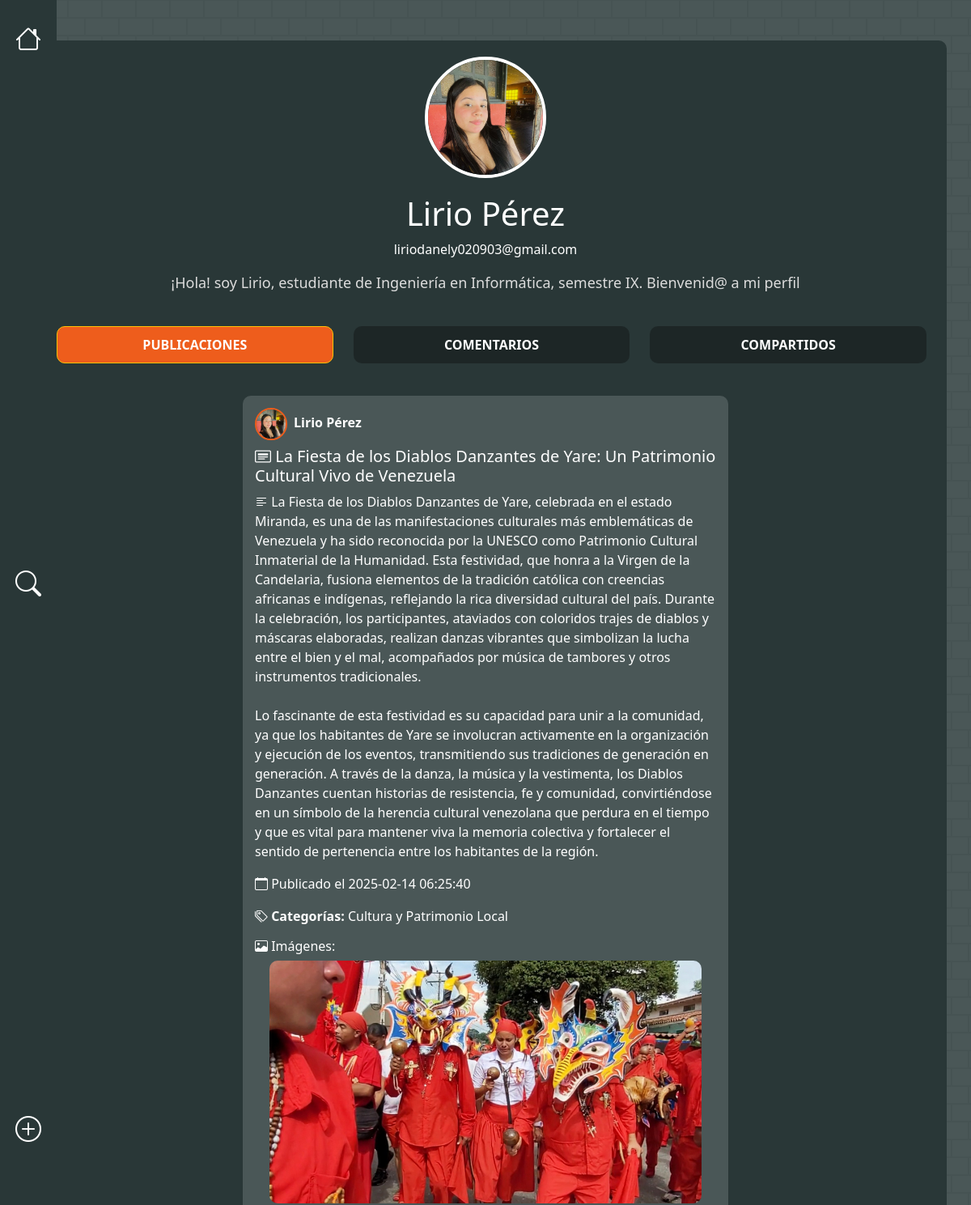
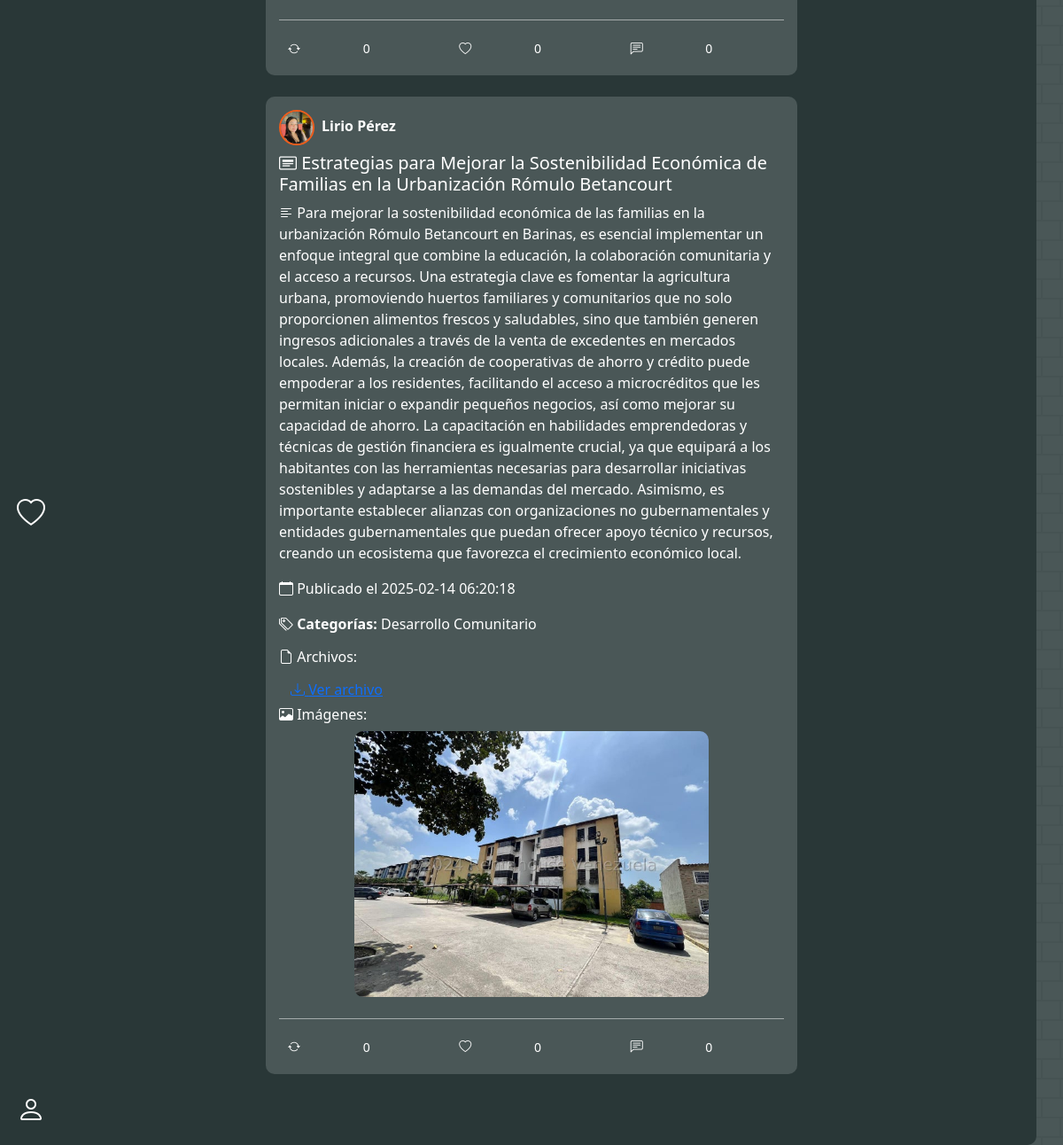
/pages/usuarios_perfil.php?usuario_id=2 (signed in), run on the app's committed database (2 pictures, top to bottom).
### tables this page shows
CREATE TABLE `usuarios` (
  `id` int(11) NOT NULL,
  `nombre` varchar(100) NOT NULL,
  `apellido` varchar(100) NOT NULL,
  `carrera` varchar(100) NOT NULL,
  `semestre` varchar(10) NOT NULL,
  `foto_perfil` varchar(255) DEFAULT NULL,
  `email` varchar(100) NOT NULL,
  `contrasena` varchar(255) NOT NULL,
  `codigo_recuperacion` varchar(255) DEFAULT NULL,
  `fecha_expiracion_codigo` datetime DEFAULT NULL,
  `fecha_registro` timestamp NOT NULL DEFAULT current_timestamp()
);

CREATE TABLE `proyectos` (
  `id` int(11) NOT NULL,
  `usuario_id` int(11) NOT NULL,
  `titulo` varchar(255) NOT NULL,
  `descripcion` text NOT NULL,
  `fecha_publicacion` timestamp NOT NULL DEFAULT current_timestamp()
);

### models/post_user_perfil.php (the view, shortened to what this page needs)
<link rel="stylesheet" href="../public/css/post_users.css">
<?php
    include('../includes/config/database.php');
    $usuario_id = intval($_GET['usuario_id']);
    $query = "SELECT p.id, p.titulo, p.descripcion, p.fecha_publicacion, u.nombre, u.apellido, u.foto_perfil,
                        GROUP_CONCAT(DISTINCT a.archivo_url) AS archivos,
                        GROUP_CONCAT(DISTINCT i.imagen_url) AS imagenes,
                        AVG(v.valoracion) AS valoracion_promedio,
                        GROUP_CONCAT(DISTINCT c.nombre) AS categorias,
                        (SELECT COUNT(*) FROM retweets r WHERE r.proyecto_id = p.id) AS retweet_count,
                        (SELECT COUNT(*) FROM retweets r WHERE r.proyecto_id = p.id AND r.usuario_id = {$_SESSION['id']}) AS user_retweeted,
                        (SELECT COUNT(*) FROM valoraciones v2 WHERE v2.proyecto_id = p.id AND v2.valoracion = 'Me gusta') AS like_count,
                        (SELECT COUNT(*) FROM comentarios c2 WHERE c2.proyecto_id = p.id) AS comment_count
                FROM proyectos p
                JOIN usuarios u ON p.usuario_id = u.id
                LEFT JOIN archivos_proyectos a ON p.id = a.proyecto_id
                LEFT JOIN imagenes_proyectos i ON p.id = i.proyecto_id
                LEFT JOIN valoraciones v ON p.id = v.proyecto_id
                LEFT JOIN proyectos_categorias pc ON p.id = pc.proyecto_id
                LEFT JOIN categorias c ON pc.categoria_id = c.id
                WHERE p.usuario_id = $usuario_id
                GROUP BY p.id
                ORDER BY p.fecha_publicacion DESC";
    $resultado = $conn->query($query);
     if ($resultado->num_rows > 0) {
        while ($row = $resultado->fetch_assoc()) {
            echo "<br><div style='max-width: 800px; text-align: left;' class='post card mb-3' onclick=\"window.location.href='../controllers/publicacion_detalle.php?post_id=" . $row['id'] . "'\" style='cursor: pointer;'>";
echo "<div class='card-body'>";
echo "<div class=' align-items-center mb-2'>";
echo "<img src='" . ($row['foto_perfil'] ? $row['foto_perfil'] : 'default_profile.jpg') . "' alt='Foto de perfil' class='rounded-circle me-2' style='width: 40px; height: 40px;'>";
echo "<span><strong>" . htmlspecialchars($row['nombre']) . " " . htmlspecialchars($row['apellido']) . "</strong></span>";
echo "</div>";
echo "<h5 class='card-title'><i class='bi bi-card-heading'></i> " . htmlspecialchars($row['titulo']) . "</h5>";
echo "<p class='card-text'><i class='bi bi-text-left'></i> " . nl2br(htmlspecialchars($row['descripcion'])) . "</p>";
echo "<p><i class='bi bi-calendar'></i> Publicado el " . $row['fecha_publicacion'] . "</p>";
if ($row['categorias']) {
    echo "<p><i class='bi bi-tags'></i> <strong>Categorías:</strong> " . htmlspecialchars($row['categorias']) . "</p>";
}
if ($row['archivos']) {
    echo "<h6><i class='bi bi-file-earmark'></i> Archivos:</h6>";
    $archivos = explode(",", $row['archivos']);
    foreach ($archivos as $archivo) {
        echo "<a href='$archivo' target='_blank' class='btn btn-link'><i class='bi bi-download'></i> Ver archivo</a><br>";
    }
}
if ($row['imagenes']) {
    echo "<h6><i class='bi bi-image'></i> Imágenes:</h6>";
    $imagenes = explode(",", $row['imagenes']);
    foreach ($imagenes as $imagen) {
        echo "<div class='text-center'>";
                            echo "<img src='$imagen' class='img-fluid mb-2' alt='Imagen del proyecto' onclick='event.stopPropagation(); openImageModal(\"$imagen\");'><br>";
                            echo "</div>";
    }
}
echo "<div class='d-flex align-items-center postActionButtonsContainer' onclick='event.stopPropagation();'>";
$isRetweeted = $row['user_retweeted'] > 0 ? 'retweeted' : '';
$btnText = $row['user_retweeted'] > 0 ? '' : '';
echo "<button class='btn retweet-btn d-flex align-items-center $isRetweeted' data-user-id='$usuario_id' data-post-id='" . $row['id'] . "'>
    <i class='bi bi-arrow-repeat me-1'></i>
    <span class='retweet-count'>" . $row['retweet_count'] . "</span>
    <span class='retweet-text ms-1'>$btnText</span>
</button>";
$projectId = $row['id'];
$userId = $usuario_id;
$sql = "SELECT COUNT(*) AS like_count FROM valoraciones WHERE proyecto_id = ? AND valoracion = 'Me gusta'";
$stmt = $conn->prepare($sql);
$stmt->bind_param("i", $projectId);
$stmt->execute();
$result = $stmt->get_result();
$rowLike = $result->fetch_assoc();
$likeCount = $rowLike['like_count'];
$sql = "SELECT COUNT(*) AS user_like_count FROM valoraciones WHERE proyecto_id = ? AND usuario_id = ? AND valoracion = 'Me gusta'";
$stmt = $conn->prepare($sql);
$stmt->bind_param("ii", $projectId, $userId);
$stmt->execute();
$result = $stmt->get_result();
$rowUserLike = $result->fetch_assoc();
$hasLiked = $rowUserLike['user_like_count'] > 0;
$likeButtonClass = $hasLiked ? 'liked' : '';
$likeButtonText = $hasLiked ? '' : '';
echo "<button class='btn like-btn d-flex align-items-center $likeButtonClass' data-user-id='$userId' data-post-id='$projectId'>
    <i class='bi bi-heart me-1'></i>
    <span class='like-count'>" . $likeCount . "</span>
    <span class='like-text ms-1'>$likeButtonText</span>
</button>";
$sql = "SELECT COUNT(*) AS comment_count FROM comentarios WHERE proyecto_id = ?";
$stmt = $conn->prepare($sql);
$stmt->bind_param("i", $projectId);
$stmt->execute();
$result = $stmt->get_result();
$rowComment = $result->fetch_assoc();
$commentCount = $rowComment['comment_count'];
echo "<button class='btn comment-btn2 d-flex align-items-center' data-post-id='$projectId'>
    <i class='bi bi-chat-left-text me-1'></i>
    <span class='comment-count'>" . $commentCount . "</span>
    <span class='comment-text ms-1'></span>
</button>";
echo "</div>";
echo "</div>";
echo "</div>";
        }
    } else {
        echo "<p>No hay publicaciones hechas por ti.</p>";
    }
?>

### pages/usuarios_perfil.php (shortened to what this page needs)
<?php
include("../models/data_perfil.php");
$buttonSelected = 'posts';
if (isset($_GET['usuario_id'])) {
    $usuario_id = $_GET['usuario_id'];
    $query = "SELECT * FROM usuarios WHERE id = ?";
    $stmt = $conn->prepare($query);
    $stmt->bind_param("i", $usuario_id);
    $stmt->execute();
    $result = $stmt->get_result();
    if ($result->num_rows > 0) {
        $user = $result->fetch_assoc();
        $nombre_usuario = $user['nombre'];
        $apellido_usuario = $user['apellido'];
        $correo_usuario = $user['email'];
        $foto_perfil = $user['foto_perfil'] ? $user['foto_perfil'] : 'default_profile.jpg';
        $carrera_usuario = $user['carrera'];
        $semestre_usuario = $user['semestre'];
    } else {
        echo "Usuario no encontrado.";
        exit;
    }
} else {
    echo "No se ha seleccionado un usuario.";
    exit;
}
?>
<!DOCTYPE html>
<html lang="es">
<head>
    <link href="https://cdn.jsdelivr.net/npm/bootstrap@5.3.0/dist/css/bootstrap.min.css" rel="stylesheet">
    <link rel="stylesheet" href="../public/css/perfil.css">
</head>
<body>
    <?php include("../includes/partials/navbar.php"); ?>
    <div class="container profile-container" >
        <img src="<?php echo htmlspecialchars($foto_perfil); ?>" alt="Foto de perfil" class="profile-pic">
        <div class="profile-info">
            <h1><?php echo htmlspecialchars($nombre_usuario . ' ' . $apellido_usuario); ?></h1>
            <p><?php echo htmlspecialchars($correo_usuario); ?></p>
            <p class="user-bio">¡Hola! soy <?php echo htmlspecialchars($nombre_usuario); ?>, estudiante de <?php echo htmlspecialchars($carrera_usuario); ?>, semestre <?php echo htmlspecialchars($semestre_usuario); ?>. Bienvenid@ a mi perfil</p>
        </div>
        <form method="POST" class="tabs pb-3">
            <button type="submit" name="tab" value="posts" class="btn <?php if($buttonSelected == 'posts') echo 'btn-warning text-white' ?> tab">Publicaciones</button>
            <button type="submit" name="tab" value="comments" class="btn <?php if($buttonSelected == 'comments') echo 'btn-warning text-white' ?> tab">Comentarios</button>
            <button type="submit" name="tab" value="shared" class="btn <?php if($buttonSelected == 'shared') echo 'btn-warning text-white' ?> tab">Compartidos</button>
        </form>
        <?php
            if($buttonSelected == 'comments') {
                include_once("../models/comment_user_perfil.php");
            } elseif($buttonSelected == 'shared') {
                include_once("../models/porst_retweet_perfil.php");
            } else {
                include_once("../models/post_user_perfil.php");
            }
        ?>
    </div>
</body>
</html>

### includes/partials/navbar.php
<link href="https://cdn.jsdelivr.net/npm/bootstrap-icons/font/bootstrap-icons.css" rel="stylesheet">
<link rel="stylesheet" href="../public/css/navbar.css">
<nav class="navbar">
    <ul class="navbar-nav">
        <li class="nav-item">
            <a class="nav-link" href="../pages/home.php" title="Inicio"><i class="bi bi-house"></i></a>
        </li>
        <li class="nav-item">
            <a class="nav-link" href="../pages/buscador.php" title="Buscar"><i class="bi bi-search"></i></a>
        </li>
        <li class="nav-item">
            <a class="nav-link" href="../pages/publicar.php" title="Publicar"><i class="bi bi-plus-circle"></i></a>
        </li>
        <li class="nav-item">
            <a class="nav-link" href="../pages/likes.php" title="Likes"><i class="bi bi-heart"></i></a>
        </li>
        <li class="nav-item">
            <a class="nav-link" href="../pages/perfil.php" title="Perfil"><i class="bi bi-person"></i></a>
        </li>
    </ul>
</nav>

### public/css/perfil.css (style rules this page uses)
body { background-color: #000; color: #fff; }
.profile-container { margin-top: 50px; text-align: center; }
.profile-pic { width: 150px; height: 150px; border-radius: 50%; object-fit: cover; }
.profile-info { margin-top: 20px; }
.user-bio { font-size: 18px; margin-top: 10px; color: #dcdcdc; }
.tabs { margin-top: 40px; display: flex; justify-content: center; }
.tab { margin: 0 20px; cursor: pointer; font-size: 20px; color: #ee5d1c; }

### public/css/navbar.css (style rules this page uses)
body { background-color: #4a5757; margin: 0; padding: 0; }
.navbar { position: fixed; top: 0; left: 0; height: 100%; width: 70px; background-color: #293737; display: flex; flex-direction: column; align-items: center; padding-top: 1rem; z-index: 1000; transition: all 0.3s ease; }
.navbar-nav { width: 100%; padding: 0; margin: 0; list-style: none; display: flex; flex-direction: column; justify-content: space-between; height: 100%; }
.nav-item { width: 100%; text-align: center; }
.nav-link { color: #fff; font-size: 2rem; display: flex; justify-content: center; align-items: center; height: 100%; transition: transform 0.3s ease; }

### public/css/post_users.css (style rules this page uses)
.post { border: none !important; color: white !important; }
.post img { max-width: 100%; max-height: 300px; object-fit: cover; border-radius: 10px; }
.post img.rounded-circle { border: 2px solid #ee5d1c; }
.card { border-radius: 10px; overflow: hidden; }
.card-body { padding: 15px; background: #4a5757; border-color: transparent; }
.postActionButtonsContainer { border-top: 1px solid rgba(255, 255, 255, 0.5); padding-top: 1rem; margin-top: 1rem; }
.retweet-btn, .like-btn, .comment-btn, .comment-btn2 { background-color: transparent; color: white; border: none; border-radius: 20px; padding: 5px 10px; font-size: 14px; transition: all 0.3s ease; }
.d-flex { display: flex; justify-content: space-between; gap: 10px; align-items: center; }
.d-flex, .btn, .btn2 { flex: 1; }

### pages/usuarios_perfil.php (style rules this page uses)
body { color: white; }
.profile-container { padding-bottom: 5rem !important; }
.profile-pic { width: 150px; height: 150px; border-radius: 50%; object-fit: cover; border: 4px solid #ffffff; transition: all 0.3s ease-in-out; }
.tabs .btn { background-color: rgba(0, 0, 0, 0.3); color: white; border-radius: 10px; padding: 10px 20px; margin-right: 5px; font-size: 1rem; text-transform: uppercase; font-weight: bold; }
.tabs .btn-warning { background-color: #ee5d1c !important; color: white !important; }
.profile-container { background-color: #293737; border-radius: 10px; padding: 20px; margin-right: auto; margin-left: auto; }
a { color: #fafafa; text-decoration: underline; }
.d-flex, .btn, .btn2 { flex: 1; }
.mb-3 { margin-bottom: 1rem !important; max-width: 600px; margin: auto; }
.post, .comentarios { max-width: 600px !important; margin: 0px auto !important; }

### data on the page
usuarios: foto_perfil (picture), nombre+apellido "Lirio Pérez", email "liriodanely020903@gmail.com", nombre "Lirio", carrera "Ingeniería en Informática", semestre "IX"
proyectos: usuario.foto_perfil (picture), usuario.nombre "Lirio", usuario.apellido "Pérez", titulo "La Fiesta de los Diablos Danzantes de Yare: Un Patrimonio Cultural Vivo de Venezuela", descripcion "La Fiesta de los Diablos Danzantes de Yare, celebrada en el estado Miranda, es una de las manifestaciones culturales más emblemáticas de Venezuela y ha sido reconocida por la UNESCO como Patrimonio Cultural Inmaterial de la Humanidad. Esta festividad, que honra a la Virgen de la Candelaria, fusiona elementos de la tradición católica con creencias africanas e indígenas, reflejando la rica diversidad cultural del país. Durante la celebración, los participantes, ataviados con coloridos trajes de diablos y máscaras elaboradas, realizan danzas vibrantes que simbolizan la lucha entre el bien y el mal, acompañados por música de tambores y otros instrumentos tradicionales. Lo fascinante de esta…", fecha_publicacion "2025-02-14 06:25:40", categorias "Cultura y Patrimonio Local", shows a picture, retweet_count "0", likeCount "0", commentCount "0"
proyectos: usuario.foto_perfil (picture), usuario.nombre "Lirio", usuario.apellido "Pérez", titulo "Estrategias para Mejorar la Sostenibilidad Económica de Familias en la Urbanización Rómulo Betancourt", descripcion "Para mejorar la sostenibilidad económica de las familias en la urbanización Rómulo Betancourt en Barinas, es esencial implementar un enfoque integral que combine la educación, la colaboración comunitaria y el acceso a recursos. Una estrategia clave es fomentar la agricultura urbana, promoviendo huertos familiares y comunitarios que no solo proporcionen alimentos frescos y saludables, sino que también generen ingresos adicionales a través de la venta de excedentes en mercados locales. Además, la creación de cooperativas de ahorro y crédito puede empoderar a los residentes, facilitando el acceso a microcréditos que les permitan iniciar o expandir pequeños negocios, así como mejorar su…", fecha_publicacion "2025-02-14 06:20:18", categorias "Desarrollo Comunitario", shows a picture, retweet_count "0", likeCount "0", commentCount "0"
